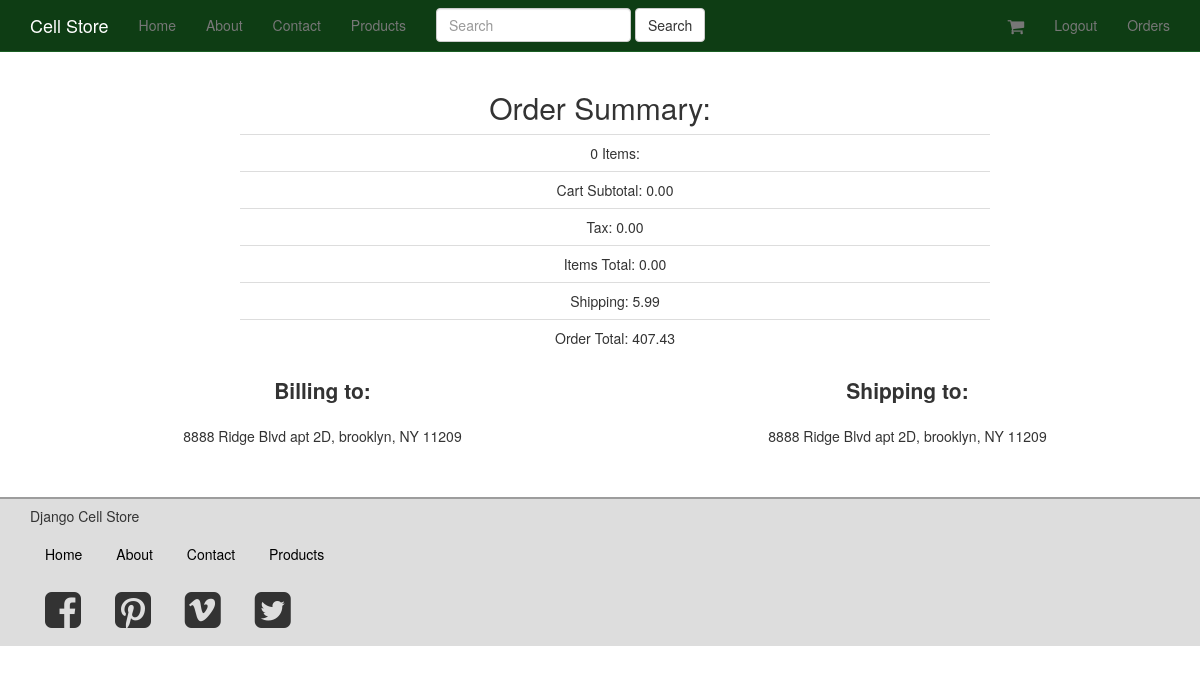
Page /orders/10/ (signed in) on the committed database.
### orders/models.py (models this page shows, shortened)
class Order(models.Model):
	status = models.CharField(max_length = 120, choices = ORDER_STATUS_CHOICES, default = 'created')
	cart = models.ForeignKey(Cart)
	user = models.ForeignKey(UserCheckout, null = True)
	billing_address = models.ForeignKey(UserAddress, related_name = 'billing_address', null = True)
	shipping_address = models.ForeignKey(UserAddress, related_name = 'shipping_address', null = True)
	shipping_total_price = models.DecimalField(max_digits = 50, decimal_places = 2, default = 5.99)
	order_total = models.DecimalField(max_digits = 50, decimal_places = 2)
	order_id = models.CharField(max_length = 20, blank = True, null = True)
	class Meta:
		ordering = ['-id']

class UserAddress(models.Model):
	user = models.ForeignKey(UserCheckout)
	type = models.CharField(max_length = 120, choices = ADDRESS_TYPE)
	street = models.CharField(max_length = 120)
	city = models.CharField(max_length = 120)
	state = models.CharField(max_length = 120)
	zipcode = models.CharField(max_length = 120)
	def get_address(self):
		return "%s, %s, %s %s" % (self.street, self.city, self.state, self.zipcode)

### carts/models.py (models this page shows, shortened)
class Cart(models.Model):
	user = models.ForeignKey(settings.AUTH_USER_MODEL, null = True, blank = True)
	items = models.ManyToManyField(Variation, through = CartItem)
	timestamp = models.DateTimeField(auto_now_add  = True, auto_now = False)
	updated = models.DateTimeField(auto_now_add  = False, auto_now = True)
	subtotal = models.DecimalField(max_digits = 50, decimal_places = 2, default = 25.00)
	tax_percentage = models.DecimalField(max_digits = 50, decimal_places = 5, default = 0.085)
	tax_total = models.DecimalField(max_digits = 50, decimal_places = 2, default = 25.00)
	total = models.DecimalField(max_digits = 50, decimal_places = 2, default = 25.00)

### orders/views.py (the view)
# urls.py: url(r'^orders/(?P<pk>\d+)/$', OrderDetail.as_view(), name = 'order_detail'),
class OrderDetail(DetailView):
	model = Order
	def dispatch(self, request, *args, **kwargs):
		try:
			user_check_id = self.request.session.get("user_checkout_id")
			user_checkout = UserCheckout.objects.get(id=user_check_id)
		except UserCheckout.DoesNotExist:
			user_checkout = UserCheckout.objects.get(user=request.user)
		except:
			user_checkout = None
		obj = self.get_object()
		if obj.user == user_checkout and user_checkout is not None:
			return super(OrderDetail, self).dispatch(request, *args, **kwargs)
		else:
			raise Http404

### orders/templates/orders/order_detail.html
{% extends "base.html" %}
{% block content %}
{% include "orders/order_summary_short.html" with order=order %}
{% endblock content %}

### orders/templates/orders/order_summary_short.html (shortened to what this page needs)
<h2 class="text-center">
    Order Summary:
</h2>
<div class="container">
    <div class="row">
        <div class="col-12 col-md-2 text-center"></div>
        <div class="col-12 col-md-8 text-center">
            <table class="table">
                <tr>
                <td>{{order.cart.cartitem_set.count}} Items:
                </tr></td>
                <tr>
                <td>Cart Subtotal: {{order.cart.subtotal}}</td>
                </tr>
                <tr>
                <td>Tax: {{order.cart.tax_total}}</td>
                </tr>
                <tr>
                <td>Items Total: {{order.cart.total}}</td>
                </tr>
                <tr>
                <td>Shipping: {{order.shipping_total_price}}</td>
                </tr>
                <tr>
                <td>Order Total: {{order.order_total}}</td>
                </tr>
            </table>
        </div>
        <div class="col-12 col-md-2 text-center"></div>
    </div>
</div>
<div class="container">
  <div class="row">
    <div class="col-12 col-md-6 text-center">
        <p class="lead"><b>Billing to:</b></p>
            {{order.billing_address.get_address}}
    </div>
    <div class="col-12 col-md-6 text-center">
        <p class="lead"><b>Shipping to:</b></p>
            {{order.shipping_address.get_address}}
    </div>
  </div>
</div>

### assets/our_assets/css/navbar-static-top.css (style rules this page uses)
body { min-height: 1000px; }

### rows in the picture
Order: cart.cartitem_set.count "0", cart.subtotal "0.00", cart.tax_total "0.00", cart.total "0.00", shipping_total_price "5.99", order_total "407.43", billing_address.get_address "8888 Ridge Blvd apt 2D, brooklyn, NY 11209", shipping_address.get_address "8888 Ridge Blvd apt 2D, brooklyn, NY 11209"
